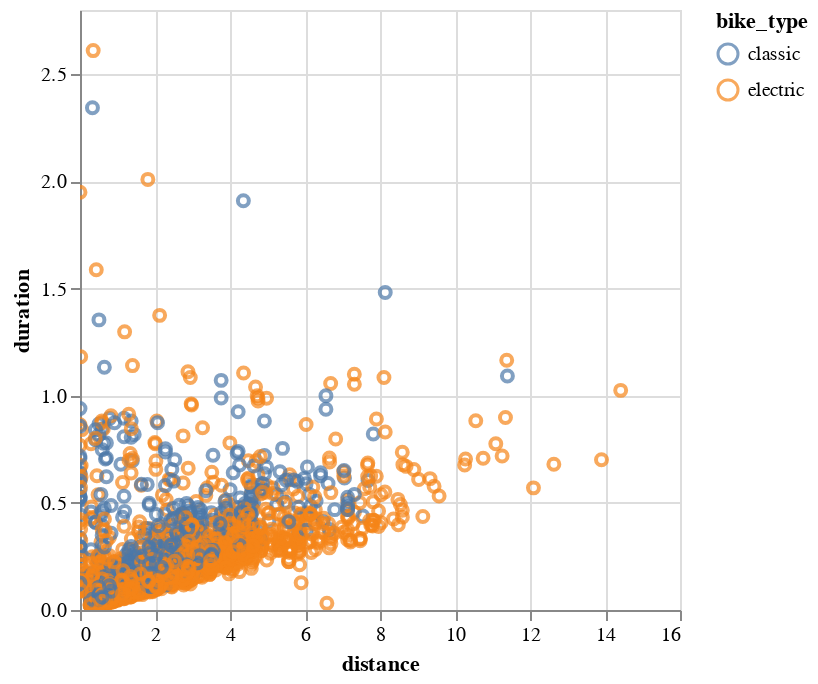

Notebook source saved alongside this figure:
### Code cell
trips_speed.plot.scatter(
    x="distance",
    y="duration",
    color="bike_type:N",
)

### Figure 1 — Vega-Lite specification as saved in the notebook (floating-point values rounded to 4 significant figures; data arrays with more than 128 entries replaced by an {"elided": "..."} marker saying what was removed)
{"config": {"view": {"continuousWidth": 300, "continuousHeight": 300}}, "data": {"name": "data-4127f165f4bfe594f649e540c82329f4"}, "mark": {"type": "point", "tooltip": true}, "encoding": {"color": {"field": "bike_type", "type": "nominal"}, "x": {"field": "distance", "type": "quantitative"}, "y": {"field": "duration", "type": "quantitative"}}, "params": [{"name": "param_1", "select": {"type": "interval", "encodings": ["x", "y"]}, "bind": "scales"}], "$schema": "https://vega.github.io/schema/vega-lite/v5.20.1.json", "datasets": {"data-4127f165f4bfe594f649e540c82329f4": {"elided": "4430 records"}}}
